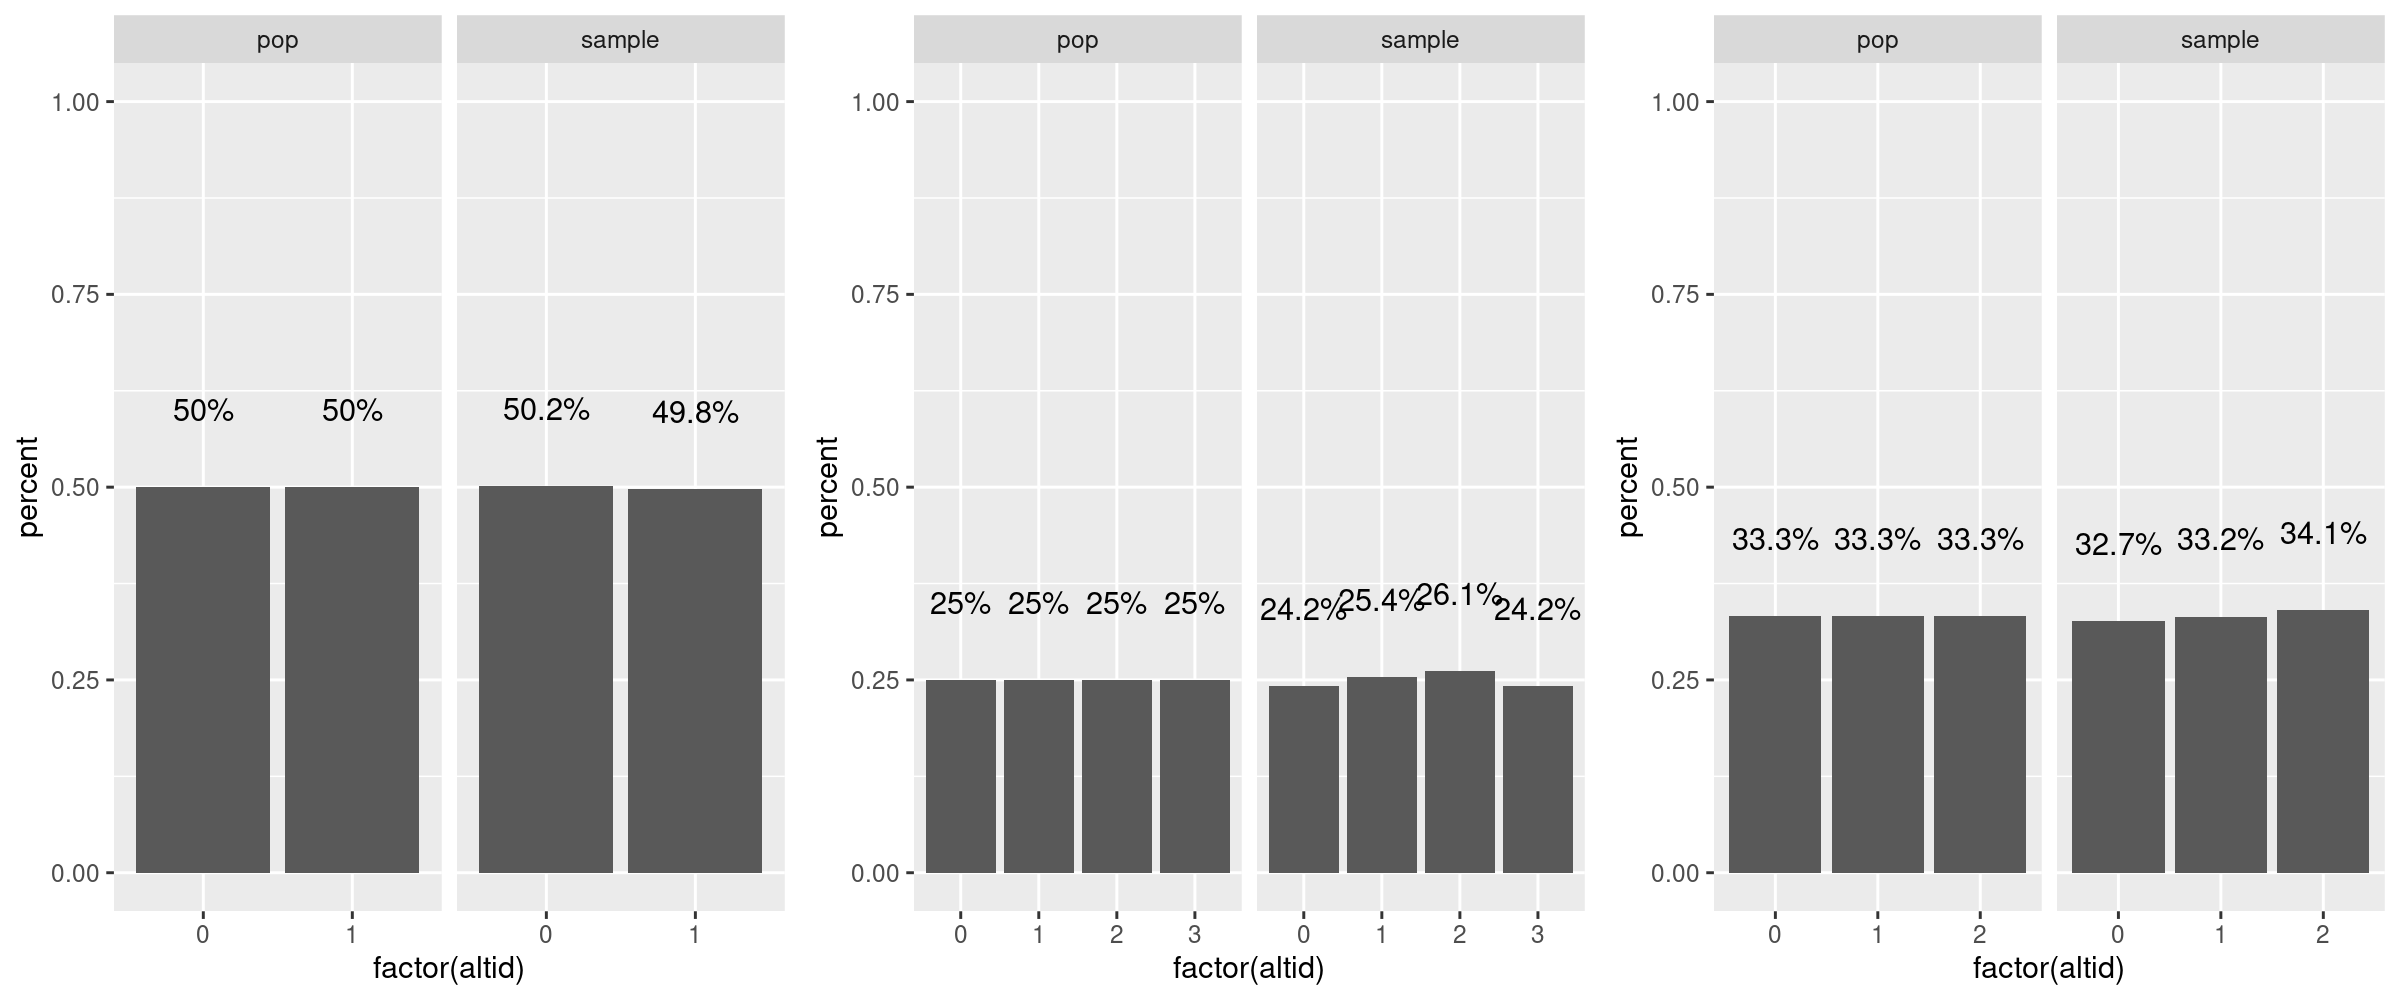

R code for this plot:
#' @name tutorial_enumeration_5.R
#' @author Tim Fraser

# Load packages
library(dplyr)
library(tidyr)
library(ggplot2)
library(archr)

# What happens when we CAN'T enumerate the whole architecture space?
# Eg. computational limitations, 
# OR
# we're trying to run tests, but we can't do the whole thing!

# Our random samples need to meet 3 criteria:
# 1. be **big enough** overall (eg. n = 10,000)
# 2. be **big enough** within each group (eg. n = 100 per strata)
# 3. be evenly balanced (eg. no traits are disproportionately represented)
# Let's learn how.

# SAMPLING #########################


# Suppose you have a decision, 
# but you can only **sample 2 out of 4 alternatives.**
# You can use sample_n() from dplyr for that.
enumerate_sf(n = c(4)) %>%
  sample_n(size = 2)

# sample_n(tbl = ., size = 2, replace = FALSE)




# The most common case where you'll run into this is...
# You can easily enumerate the whole architectural space,
# BUT
# you can't run optimization on the whole space,
# so you need to run optimization on a smaller sample.

# Here's what you'd do.


# If you can, always try to enumerate the whole architectural space first.

# eg.

# Get your full architectural space
arch = expand_grid(
  enumerate_sf(n = c(2,4,3), .did = 1),
  enumerate_ds(n = 3, k = 2, .did = 4),
  enumerate_permutation(n = 8, k = 4, .did = 5)
)

arch %>% glimpse()

## BY ROW #####################

# You can take a random sample directly,
# but it may cause issues - always important to check representativeness.
mini = arch %>%
  sample_n(size = 10000)

mini

## BY DECISION #########################

# Or, we could sample after each consecutive decision.
# This has trade-offs too.
# Eg. enumerate your matrix, then after each stage, sample, then continue.

part1 = expand_grid(
  enumerate_sf(n = 2, .did = 1),
  enumerate_sf(n = 4, .did = 2) 
) %>%
  # For each alternative in d1, 
  # sample 2 alternatives from d2
  group_by(d1) %>%
  sample_n(size = 2)  %>%
  ungroup()


part2 = part1 %>%
  # Get the full grid of those options and
  # ALL options from d3
  expand_grid(enumerate_sf(n = 3, .did = 3)) %>%
  # for each alternative in d1 and d2,
  # sample 2 alternatives from d3
  group_by(d1,d2) %>%
  sample_n(size = 2) %>%
  ungroup()

part3 = part2 %>%
  # Expand out for d4...
  expand_grid(enumerate_ds(n = 3, k = 2, .did = 4)) %>%
  # For each set of d1,d2, and d3,
  # sample 5 possible outcomes from d4
  group_by(d1,d2,d3) %>%
  sample_n(size = 5)

part4 = part3 %>%
  # Expand out for d5...
  expand_grid(enumerate_permutation(n = 8, k = 4, .did = 5)) %>%
  # For each set of d1,d2,d3,and d4_1,d4_2,d4_3,
  # sample 25 possible outcomes from d5
  # You can write it easily using 'across(start:end)'
  #group_by(d1,d2,d3,d4_1,d4_2,d4_3) %>%
  group_by(across(d1:d4_3)) %>%
  sample_n(size = 25) %>%
  ungroup()
  

# Not too terrible to code, right?

# What are some downfalls to this method?
# Can you think of a better way to enumerate?
# What would you need to do?





## BY STRATA ###################
# For each strata (a set of unique d1-d2-d3-d4_1-d4_2-d4_3 values)
# sample 25 rows (akin to grabbing 25 paths)
arch %>%
  group_by(across(d1:d4_3)) %>%
  sample_n(size = 25)






## BY PATH #####################

arch %>%
  mutate(s1 = sample(x = c(TRUE, FALSE), size = n(), replace = TRUE)) %>%
  mutate(s2 = sample(x = c(TRUE, FALSE), size = n(), replace = TRUE)) %>%
  mutate(s3 = sample(x = c(TRUE, FALSE), size = n(), replace = TRUE)) %>%
  mutate(s4_1 = sample(x = c(TRUE, FALSE), size = n(), replace = TRUE)) %>%
  mutate(s4_2 = sample(x = c(TRUE, FALSE), size = n(), replace = TRUE)) %>%
  mutate(s4_3 = sample(x = c(TRUE, FALSE), size = n(), replace = TRUE)) %>%
  mutate(s5_1 = sample(x = c(TRUE, FALSE), size = n(), replace = TRUE)) %>%
  mutate(s5_2 = sample(x = c(TRUE, FALSE), size = n(), replace = TRUE)) %>%
  mutate(s5_3 = sample(x = c(TRUE, FALSE), size = n(), replace = TRUE)) %>%
  mutate(s5_4 = sample(x = c(TRUE, FALSE), size = n(), replace = TRUE)) %>%
  # Grab just the paths that were selected...
  filter( s1 == TRUE & s2 == TRUE & s3 == TRUE,
          s4_1 == TRUE & s4_2 == TRUE & s4_3 == TRUE,
          s5_1 == TRUE &  s5_2 == TRUE & s5_3 == TRUE & s5_4 == TRUE)

# The best sampling procedure will use a **nested for loop.**


library(dplyr)
library(archr)

data = enumerate_sf(n = c(2, 4, 3))

a = data %>%
  sample_n(size = 3)

a # view it

b = data %>%
  group_by(d1) %>%
  sample_n(size = 3)

b # view it

c = data %>%
  group_by(d1, d2) %>%
  sample_n(size = 3)

c # view it



# REPRESENTATIVENESS ######################################
# Let's test the representativeness of our sample.

# For the moment though, let's just take 10000 samples,
# just as a demonstration
mini = arch %>%
  sample_n(size = 10000)


## ONE DECISION ################

# Let's look at decision 1

# Let's get the count of population traits...
arch %>%
  group_by(d1) %>%
  summarize(count = n())

pop = arch %>%
  group_by(did = "d1", altid = d1) %>%
  summarize(count = n())

# Let's get the count of the sample traits...
sample = mini %>%
  group_by(did = "d1", altid = d1) %>%
  summarize(count = n())


# Let's stack them together and label by type...
stat = bind_rows(
  pop %>% mutate(type = "pop"),
  sample %>% mutate(type = "sample")
)



# Finally, let's turn those counts into percentages
stat = stat %>%
  # For each type and decision id...
  group_by(type, did) %>%
  mutate(total = sum(count),
         percent = count / total,
         label = round(percent * 100, 1),
         label = paste0(label, "%"))

stat

ggplot() +
  geom_col(data = stat %>% filter(type == "pop"), 
           mapping = aes(x = factor(altid), y = percent))
  
ggplot() +
  geom_col(data = stat %>% filter(type == "pop"), 
           mapping = aes(x = factor(altid), y = percent)) + 
  scale_y_continuous(limits = c(0, 1)) 

ggplot() +
  geom_col(data = stat, 
           mapping = aes(x = factor(altid), y = percent)) + 
  scale_y_continuous(limits = c(0, 1))  +
  facet_wrap(~type)


ggplot() +
  geom_col(data = stat,
           mapping = aes(x = factor(altid), y = percent)) + 
  geom_text(data = stat, 
            mapping = aes(x = factor(altid), y = percent + 0.05, label = label)) +
  scale_y_continuous(limits = c(0, 1))  +
  facet_wrap(~type) +
  labs(x = "Alternatives", y = "Percent (%)",
       title = "Decision 1")








# And let's visualize it!
ggplot() +
  geom_col(data = stat, mapping = aes(x = altid, y = percent)) +
  geom_text(data = stat, mapping = aes(x = altid, y = percent, label = label), 
            nudge_y = 0.1) +
  facet_wrap(~type) +
  # Let's make this look a lot clearer
  scale_y_continuous(breaks = c(0, 0.25, 0.5, 0.75, 1), limits = c(0,1))



## MANY DECISIONS #########################

# But what if we need to compare a LOT of decisions?
# It's going to be easiest for us if we write ourselves a function.

# get_percentages = function(x){ return(percentages) }
# get_percentages(x = mini$d1)

get_percentages = function(x){ 
  # x = mini$d1 
  tally = tibble(altid = x) %>%
    group_by(altid) %>%
    summarize(count = n())
  return(tally) 
}



get_percentages(x = mini$d1)


get_percentages = function(x, did = "d1"){ 
  # x = mini$d1 
  tally = tibble(altid = x) %>%
    group_by(altid) %>%
    summarize(count = n())
  
  tally = tally %>% 
    mutate(did = did)
  
  return(tally) 
}

get_percentages(x = mini$d2, did = "d2")

get_percentages = function(x, did = "d1"){ 
  # x = mini$d1 
  tally = tibble(altid = x) %>%
    group_by(altid) %>%
    summarize(count = n())
  
  tally = tally %>% 
    mutate(did = did)
  
  percentages = tally %>% 
    mutate(total = sum(count)) %>%
    mutate(percent = count / total)
  
  return(percentages) 
}



get_percentages(x = mini$d2, did = "d2")







get_percentages = function(x, did = "d2"){
  # Testing values
  #x = mini$d2

  # Get the tally per alternative  
  tally = tibble(altid = x) %>%
    group_by(altid) %>%
    summarize(count = n())
  # Calculate percentages
  percentages = tally %>% 
    mutate(total = sum(count)) %>%
    mutate(percent = count / total) %>%
    mutate(label = round(percent * 100, 1)) %>%
    mutate(label = paste0(label, "%"))
  # Add a decision id and format
  percentages = percentages %>% 
    mutate(did = did) %>%
    select(did, altid, count, total, percent, label)
  
  return(percentages)
}

get_percentages(x = mini$d2, did = "d2")
# You can also do it like this...
mini %>% with(d1) %>% get_percentages(did = "d1")



# We even do a bunch, and bind them atop each other.
# For example, here's the sample
stat2 = bind_rows(
  get_percentages(x = mini$d1, did = "d1"),
  get_percentages(x = mini$d2, did = "d2"),
  get_percentages(x = mini$d3, did = "d3"),
  get_percentages(x = mini$d4_1, did = "d4_1"),
  get_percentages(x = mini$d4_2, did = "d4_2"),
  get_percentages(x = mini$d4_3, did = "d4_3"),
  get_percentages(x = mini$d5_1, did = "d5_1"),
  get_percentages(x = mini$d5_2, did = "d5_2"),
  get_percentages(x = mini$d5_3, did = "d5_3"),
  get_percentages(x = mini$d5_4, did = "d5_4")
)

stat2


## MANY, MANY DECISIONS ##############################

# We could even do the whole thing at once, 
# for both sample and population
stat3 = bind_rows(
  bind_rows(
    get_percentages(x = mini$d1, did = "d1"),
    get_percentages(x = mini$d2, did = "d2"),
    get_percentages(x = mini$d3, did = "d3"),
    get_percentages(x = mini$d4_1, did = "d4_1"),
    get_percentages(x = mini$d4_2, did = "d4_2"),
    get_percentages(x = mini$d4_3, did = "d4_3"),
    get_percentages(x = mini$d5_1, did = "d5_1"),
    get_percentages(x = mini$d5_2, did = "d5_2"),
    get_percentages(x = mini$d5_3, did = "d5_3"),
    get_percentages(x = mini$d5_4, did = "d5_4")
  ) %>%
    mutate(type = "sample"),
  bind_rows(
    get_percentages(x = arch$d1, did = "d1"),
    get_percentages(x = arch$d2, did = "d2"),
    get_percentages(x = arch$d3, did = "d3"),
    get_percentages(x = arch$d4_1, did = "d4_1"),
    get_percentages(x = arch$d4_2, did = "d4_2"),
    get_percentages(x = arch$d4_3, did = "d4_3"),
    get_percentages(x = arch$d5_1, did = "d5_1"),
    get_percentages(x = arch$d5_2, did = "d5_2"),
    get_percentages(x = arch$d5_3, did = "d5_3"),
    get_percentages(x = arch$d5_4, did = "d5_4")
  ) %>%
    mutate(type = "pop")
)

# Check it!
stat3

# For our first decision, in our sample,
# [Alternative 1] (49.9%) was fairly evenly split 
# with [Alternative 0] (50.1%).


# Let's try and visualize that now!
ggplot() +
  geom_col(data = stat3, mapping = aes(x = factor(altid), y = percent)) +
  facet_wrap(type~did)


ggplot() +
  geom_col(data = stat3 %>% 
             filter(did %in% c("d1","d2","d3")), 
           mapping = aes(x = factor(altid), y = percent)) +
  facet_wrap(type~did)


## COMBINING PLOTS ###########################

# In situations like these, 
# it's going to be hard to make 1 perfect visual of all of them.
# I suggest making individual plots, and then binding them together.

# You can use the ggpubr package and its ggarrange() function for this
# install.packages("ggpubr")
library(ggpubr)


get_viz = function(data){
  gg = ggplot() +
    geom_col(
      data = data, 
      mapping = aes(x = factor(altid), y = percent))  +
    geom_text(
      data = data,
      mapping = aes(x = factor(altid), y = percent, label = label), 
      nudge_y = 0.1) +
    facet_wrap(~type) +
    # Let's make this look a lot clearer
    scale_y_continuous(breaks = c(0, 0.25, 0.5, 0.75, 1), limits = c(0,1)) 
  return(gg)
}

g1 = stat3 %>% filter(did == "d1") %>% get_viz()
g2 = stat3 %>% filter(did == "d2") %>% get_viz()
g3 = stat3 %>% filter(did == "d3") %>% get_viz()
# Then bundle them together
ggmany = ggpubr::ggarrange(g1,g2,g3, nrow = 1)

# And save to file with ggsave() from ggplot
ggsave(
  plot = ggmany,
  filename = "workshops/tutorial_enumeration_5.png", 
  # You can optionally add a dots-per-inch (dpi)
  dpi = 200, 
  # as well as a width and height in inches
  width = 12, height = 5)


# Clean up!
rm(list = ls())









